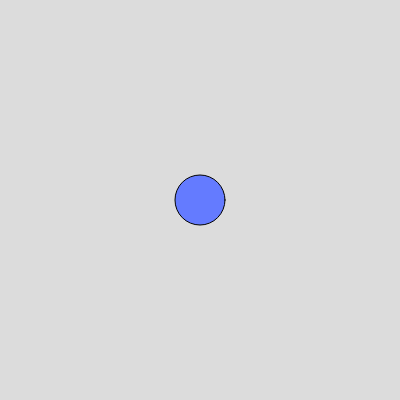
Frame 1 (no input)
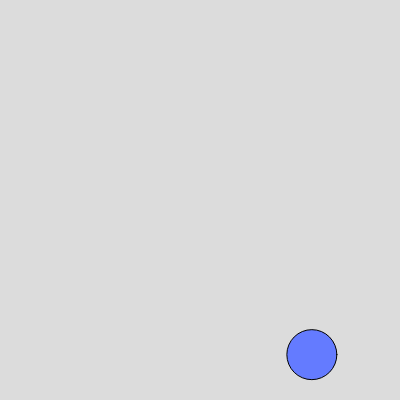
Frame 60 (no input)
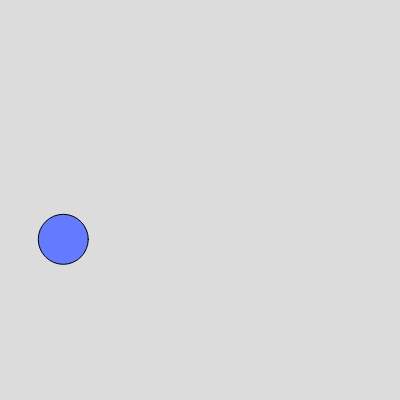
Frame 120 (the mouse pressed at the canvas centre since frame 60)

The p5.js sketch that drew these frames (run headless with seeded random() and noise() and a simulated clock; from frame 60 on, the mouse is pressed at the canvas centre):

// p5.js sketch
// ── sketch.js
let x;
let y;
let radius = 25;

let xSpeed;
let ySpeed;

function setup() {
  createCanvas(400, 400);
  x = width  /2;
  y = height /2;
  
  xSpeed = random(2, 5);
  ySpeed = random(2, 5);
  }

function draw() {
  background(220);
  fill(100, 123, 255);
  ellipse(x, y, radius * 2, radius * 2);
  
  x += xSpeed;
  y += ySpeed;
  
  if (x > width - radius || x < radius) {
    xSpeed = -xSpeed;
  }
  
  if(y > height - radius || y < radius) {
    ySpeed = -ySpeed;
  }
  
}
